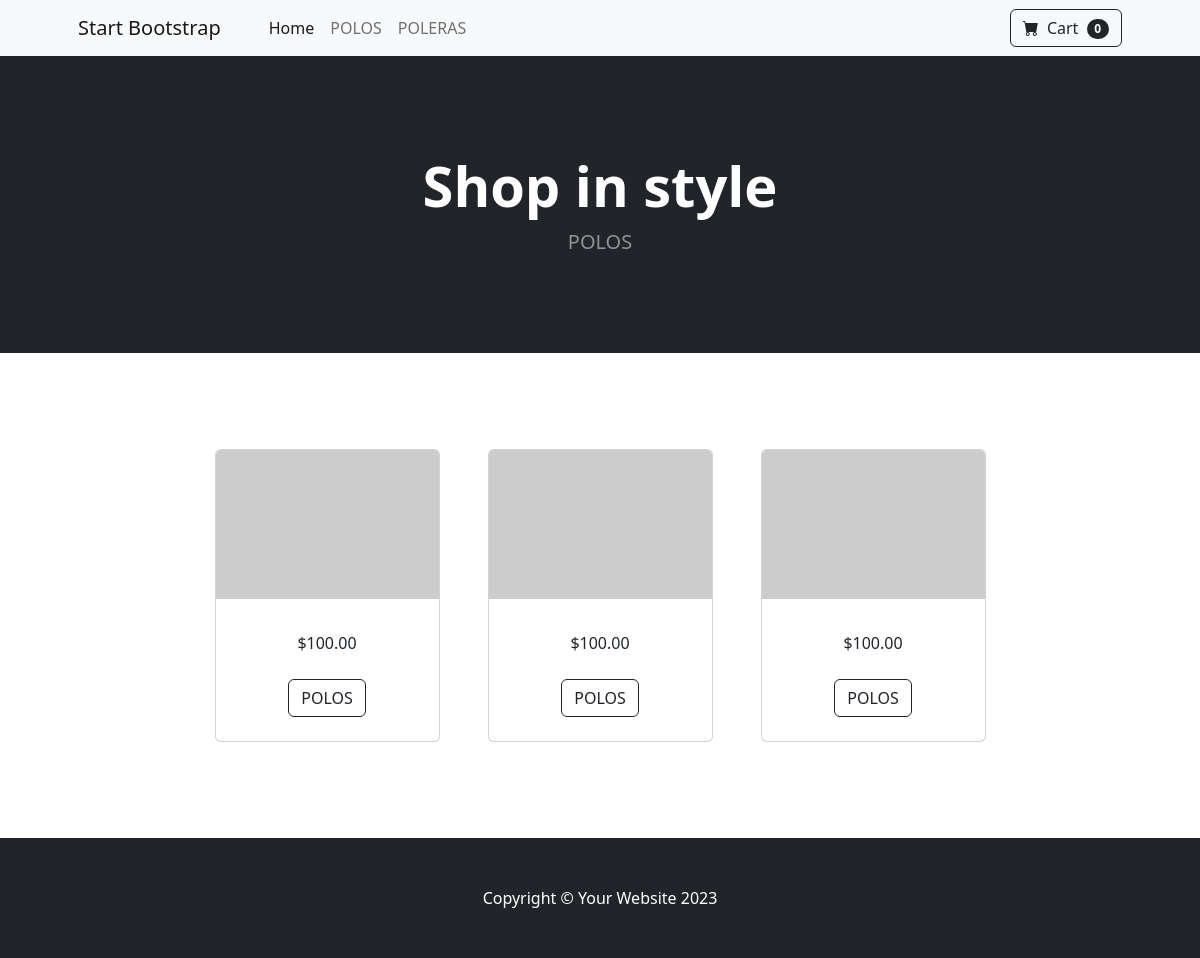
The page /categoria/1 on the database its author committed.
### tienda/models.py (models this page shows, shortened)
class Categoria(models.Model):
    nombre = models.CharField(max_length=200)
    pub_date = models.DateTimeField(auto_now=True)

class Producto(models.Model):
    categoria = models.ForeignKey(Categoria,on_delete=models.RESTRICT)
    descripcion = models.CharField(max_length=200)
    precio = models.DecimalField(max_digits=6,decimal_places=2)
    stock = models.IntegerField(default=0)

### tienda/views.py (the view)
# urls.py: path('categoria',views.CategoriaView.as_view()),
def categoria(request,categoria_id):
    categoria = Categoria.objects.get(pk=categoria_id)
    lista_productos = categoria.producto_set.all()
    lista_categorias = Categoria.objects.all()
    context = {
        'productos':lista_productos,
        'categorias':lista_categorias,
        'categoria':categoria
    }
    return render(request,'index.html',context)

### tienda/templates/index.html (shortened to what this page needs)
{% extends 'layout.html' %}
{% block content %}
<div class="container px-4 px-lg-5 mt-5">
    <div class="row gx-4 gx-lg-5 row-cols-2 row-cols-md-3 row-cols-xl-4 justify-content-center">
        {% for prod in productos %}
        <div class="col mb-5">
            <div class="card h-100">
                <img class="card-img-top" src="https://dummyimage.com/450x300/dee2e6/6c757d.jpg" alt="..." />
                <div class="card-body p-4">
                    <div class="text-center">
                        ${{prod.precio}}
                    </div>
                </div>
                <div class="card-footer p-4 pt-0 border-top-0 bg-transparent">
                    <div class="text-center"><a class="btn btn-outline-dark mt-auto" href="#">{{prod.categoria.nombre}}</a></div>
                </div>
            </div>
        </div>
        {% endfor %}
    </div>
</div>
{% endblock %}

### tienda/templates/layout.html (shortened to what this page needs)
{% load static %}
<!DOCTYPE html>
<html lang="en">
    <head>
        <link href="https://cdn.jsdelivr.net/npm/bootstrap-icons@1.5.0/font/bootstrap-icons.css" rel="stylesheet" />
        <link href="{% static 'css/styles.css' %}" rel="stylesheet" />
    </head>
    <body>
        <nav class="navbar navbar-expand-lg navbar-light bg-light">
            <div class="container px-4 px-lg-5">
                <a class="navbar-brand" href="#!">Start Bootstrap</a>
                <div class="collapse navbar-collapse" id="navbarSupportedContent">
                    <ul class="navbar-nav me-auto mb-2 mb-lg-0 ms-lg-4">
                        <li class="nav-item"><a class="nav-link active" aria-current="page" href="#!">Home</a></li>
                        {% for cat in categorias %}
                        <li class="nav-item"><a class="nav-link" href="{% url 'tienda:categoria' cat.id %}">{{cat.nombre}}</a></li>
                        {% endfor %}
                    </ul>
                    <form class="d-flex">
                        <button class="btn btn-outline-dark" type="submit">
                            <i class="bi-cart-fill me-1"></i>
                            Cart
                            <span class="badge bg-dark text-white ms-1 rounded-pill">0</span>
                        </button>
                    </form>
                </div>
            </div>
        </nav>
        <header class="bg-dark py-5">
            <div class="container px-4 px-lg-5 my-5">
                <div class="text-center text-white">
                    <h1 class="display-4 fw-bolder">Shop in style</h1>
                    <p class="lead fw-normal text-white-50 mb-0">{{categoria.nombre}}</p>
                </div>
            </div>
        </header>
        <section class="py-5">
            {% block content %}{% endblock %}
        </section>
        <footer class="py-5 bg-dark">
            <div class="container"><p class="m-0 text-center text-white">Copyright &copy; Your Website 2023</p></div>
        </footer>
    </body>
</html>

### rows shown on the page
Categoria: nombre "POLOS"
Categoria: nombre "POLERAS"
Producto: precio "100.00", categoria.nombre "POLOS"
Producto: precio "100.00", categoria.nombre "POLOS"
Producto: precio "100.00", categoria.nombre "POLOS"
